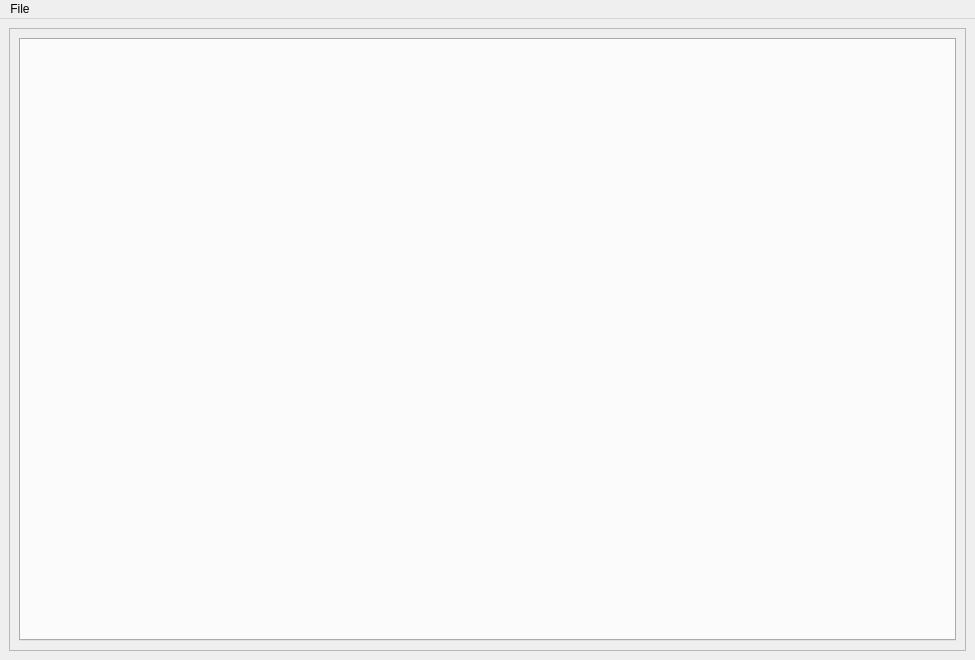
<?xml version="1.0" encoding="UTF-8"?>
<ui version="4.0">
 <class>MainWindow</class>
 <widget class="QMainWindow" name="MainWindow">
  <property name="geometry">
   <rect>
    <x>0</x>
    <y>0</y>
    <width>975</width>
    <height>660</height>
   </rect>
  </property>
  <property name="windowTitle">
   <string>MainWindow</string>
  </property>
  <widget class="QWidget" name="centralwidget">
   <property name="locale">
    <locale language="English" country="UnitedStates"/>
   </property>
   <layout class="QGridLayout" name="gridLayout">
    <item row="0" column="0">
     <widget class="QFrame" name="frame">
      <property name="frameShape">
       <enum>QFrame::StyledPanel</enum>
      </property>
      <property name="frameShadow">
       <enum>QFrame::Raised</enum>
      </property>
      <layout class="QGridLayout" name="gridLayout_2">
       <item row="0" column="0">
        <widget class="QTabWidget" name="FileTab">
         <property name="currentIndex">
          <number>-1</number>
         </property>
        </widget>
       </item>
      </layout>
     </widget>
    </item>
   </layout>
  </widget>
  <widget class="QMenuBar" name="menubar">
   <property name="geometry">
    <rect>
     <x>0</x>
     <y>0</y>
     <width>975</width>
     <height>22</height>
    </rect>
   </property>
   <widget class="QMenu" name="menuFile">
    <property name="title">
     <string>File</string>
    </property>
    <addaction name="actionLoad_TDMS_file"/>
    <addaction name="actionSummarize_Folder"/>
    <addaction name="actionOpen_NPY_file"/>
    <addaction name="actionSave_graph_as_npz"/>
    <addaction name="actionOpen_npz"/>
   </widget>
   <addaction name="menuFile"/>
  </widget>
  <action name="actionLoad_TDMS_file">
   <property name="text">
    <string>Load TDMS file ... </string>
   </property>
  </action>
  <action name="actionSummarize_Folder">
   <property name="text">
    <string>Summarize Folder </string>
   </property>
  </action>
  <action name="actionOpen_NPY_file">
   <property name="text">
    <string>Open NPY file</string>
   </property>
  </action>
  <action name="actionSave_graph_as_npz">
   <property name="text">
    <string>Save graph as Npz ...</string>
   </property>
  </action>
  <action name="actionOpen_npz">
   <property name="text">
    <string>Open Npz ... </string>
   </property>
  </action>
 </widget>
 <resources/>
 <connections>
  <connection>
   <sender>actionLoad_TDMS_file</sender>
   <signal>triggered()</signal>
   <receiver>MainWindow</receiver>
   <slot>loadTDMS()</slot>
   <hints>
    <hint type="sourcelabel">
     <x>-1</x>
     <y>-1</y>
    </hint>
    <hint type="destinationlabel">
     <x>399</x>
     <y>299</y>
    </hint>
   </hints>
  </connection>
  <connection>
   <sender>actionSummarize_Folder</sender>
   <signal>triggered()</signal>
   <receiver>MainWindow</receiver>
   <slot>SumFolder()</slot>
   <hints>
    <hint type="sourcelabel">
     <x>-1</x>
     <y>-1</y>
    </hint>
    <hint type="destinationlabel">
     <x>487</x>
     <y>329</y>
    </hint>
   </hints>
  </connection>
  <connection>
   <sender>actionOpen_NPY_file</sender>
   <signal>triggered()</signal>
   <receiver>MainWindow</receiver>
   <slot>OpenFile()</slot>
   <hints>
    <hint type="sourcelabel">
     <x>-1</x>
     <y>-1</y>
    </hint>
    <hint type="destinationlabel">
     <x>487</x>
     <y>329</y>
    </hint>
   </hints>
  </connection>
  <connection>
   <sender>actionOpen_npz</sender>
   <signal>triggered()</signal>
   <receiver>MainWindow</receiver>
   <slot>LoadNpz()</slot>
   <hints>
    <hint type="sourcelabel">
     <x>-1</x>
     <y>-1</y>
    </hint>
    <hint type="destinationlabel">
     <x>487</x>
     <y>329</y>
    </hint>
   </hints>
  </connection>
  <connection>
   <sender>actionSave_graph_as_npz</sender>
   <signal>triggered()</signal>
   <receiver>MainWindow</receiver>
   <slot>saveAsNpz()</slot>
   <hints>
    <hint type="sourcelabel">
     <x>-1</x>
     <y>-1</y>
    </hint>
    <hint type="destinationlabel">
     <x>487</x>
     <y>329</y>
    </hint>
   </hints>
  </connection>
 </connections>
 <slots>
  <slot>loadTDMS()</slot>
  <slot>SumFolder()</slot>
  <slot>OpenFile()</slot>
  <slot>saveAsNpz()</slot>
  <slot>LoadNpz()</slot>
 </slots>
</ui>
